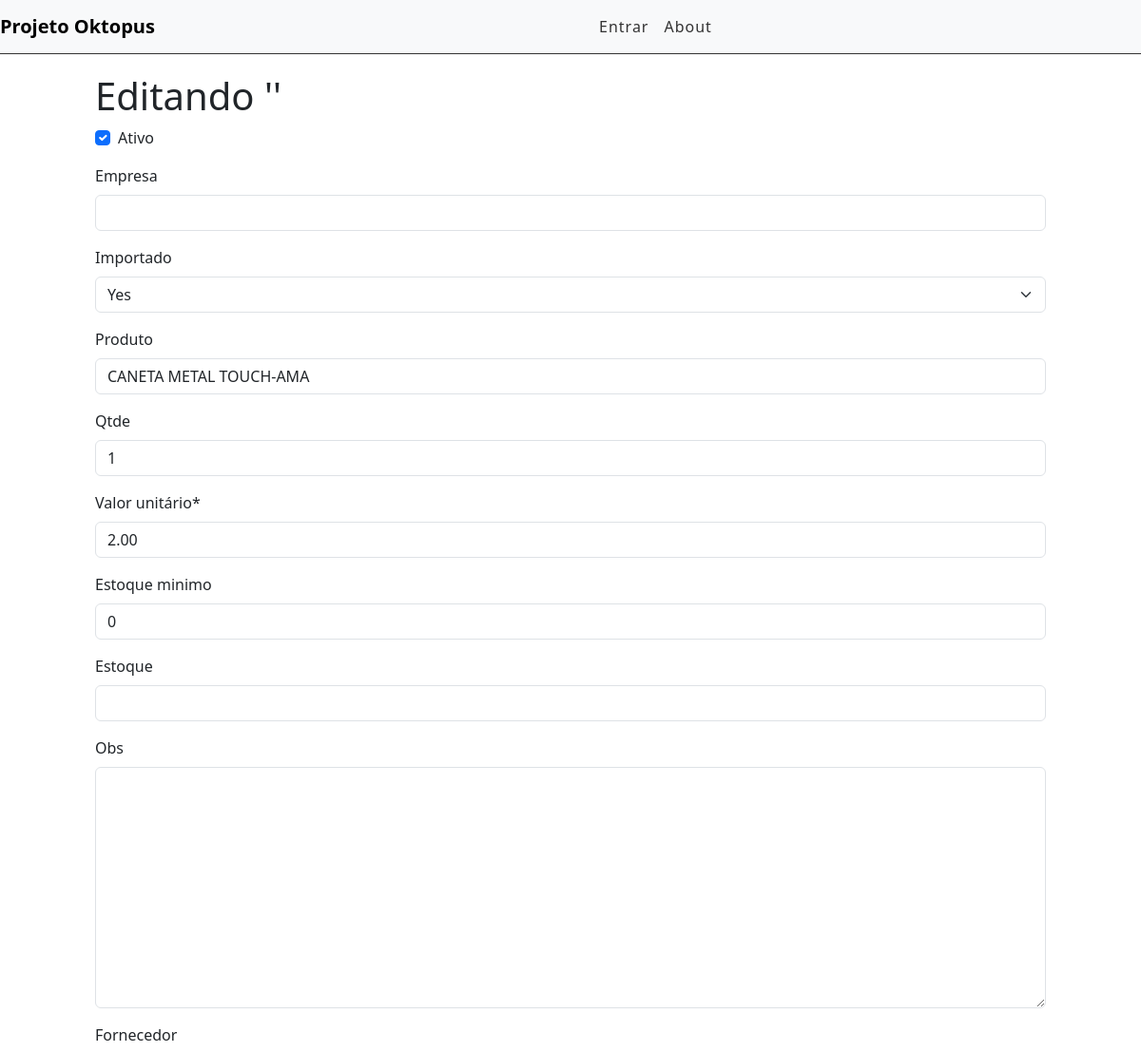
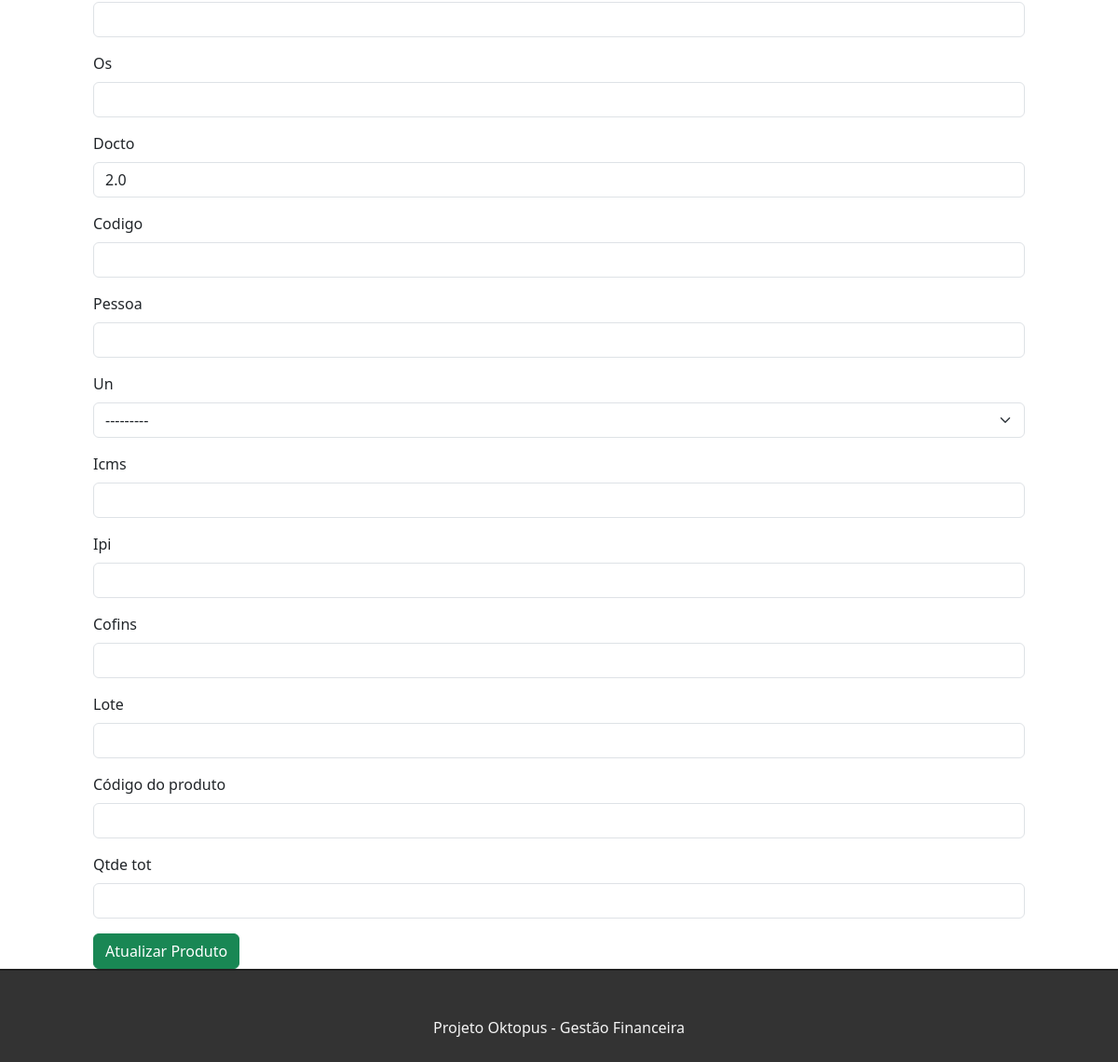
Page /editproduto/2 on the committed database (2 pictures, top to bottom).
### produtos/models.py (models this page shows, shortened)
class Produto(models.Model):
    STATUS = (('fisica', 'Fisica'),('juridica', 'Juridica'))
    pessoa = models.CharField(
        max_length =8,
        choices = STATUS,
    )
    ativo = models.BooleanField(default=True)
    empresa = models.CharField(max_length=255,blank=True, null=True)
    importado = models.BooleanField(blank=True, null=True)
    produto = models.CharField(max_length=100, blank=True, null=True)
    qtde = models.IntegerField(blank=True, null=True)
    valorUn = models.DecimalField('valor unitário', max_digits=7, decimal_places=2)
    estoque_minimo = models.PositiveBigIntegerField('estoque minimo', default=0,blank=True, null=True)
    estoque = models.IntegerField(blank=True, null=True)
    obs = models.TextField(blank=True, null=True)
    fornecedor = models.CharField(max_length=255,blank=True)
    os = models.CharField(max_length=8,blank=True)
    docto = models.CharField(max_length=15,blank=True, null=True)
    codigo = models.CharField(max_length=20,blank=True)
    pessoa = models.CharField(max_length=255,blank=True, null=True)
    STATUSun = (('un', 'UN'),('pc', 'PC'),('cx', 'CX'),('dz', 'DZ'),('cj', 'CJ'),('mt', 'MT'),('m2', 'M2'),('kg', 'KG'),('frd', 'FRD'))
    un = models.CharField(
        max_length =3,
        choices = STATUSun,
        blank=True
    )
    icms = models.CharField(max_length=255,blank=True)
    ipi = models.CharField(max_length=255,blank=True)
    cofins = models.CharField(max_length=255,blank=True)
    dt_created = models.DateTimeField(auto_now_add = True)
    dt_update = models.DateTimeField(auto_now = True)
    lote = models.CharField(max_length=8,blank=True)
    codProd = models.CharField(max_length=20,blank=True,verbose_name='código do produto')
    qtde_tot = models.IntegerField(blank=True,null=True,)
    class Meta:
        ordering = ('produto',)

### produtos/views.py (the view)
# urls.py: path('editproduto/<int:id>', views.editProduto, name='edit-produto'),
def editProduto(request, id):
    produto = get_object_or_404(Produto, pk=id)
    form = ProdutoForm(instance=produto)
    if (request.method == 'POST'):
        if (request.method=='POST'):
            form = ProdutoForm(request.POST, instance=produto)
            if (form.is_valid()):
                produto.save()
                return redirect('lista-produto')
            else:
                return render(request, 'produtos/editproduto.html', {'form':form, 'produto':produto})
    else:
        return render(request, 'produtos/editproduto.html', {'form':form, 'produto':produto})

### produtos/forms.py
class ProdutoForm(forms.ModelForm):
    class Meta:
        model = Produto
        fields = ('__all__')

### produtos/templates/produtos/editproduto.html (shortened to what this page needs)
{% extends 'base.html' %}
{% load crispy_forms_tags %}
{% block conteudo %}
<div class='offset-1 col-10 list-div'>
    <h1>Editando '{{produto.descricao}}'</h1>
    <form method='POST'>
        {{ form|crispy }}
        <input type='submit' class='btn btn-success' value='Atualizar Produto'>
    </form>
</div>
{% endblock%}

### core/static/css/styles.css (style rules this page uses)
.list-div { padding: 0; }

### rows in the picture
Produto: ativo "☑", importado "Yes", produto "CANETA METAL TOUCH-AMA", qtde "1", valorUn "2.00", estoque_minimo "0", docto "2.0", un "---------"
